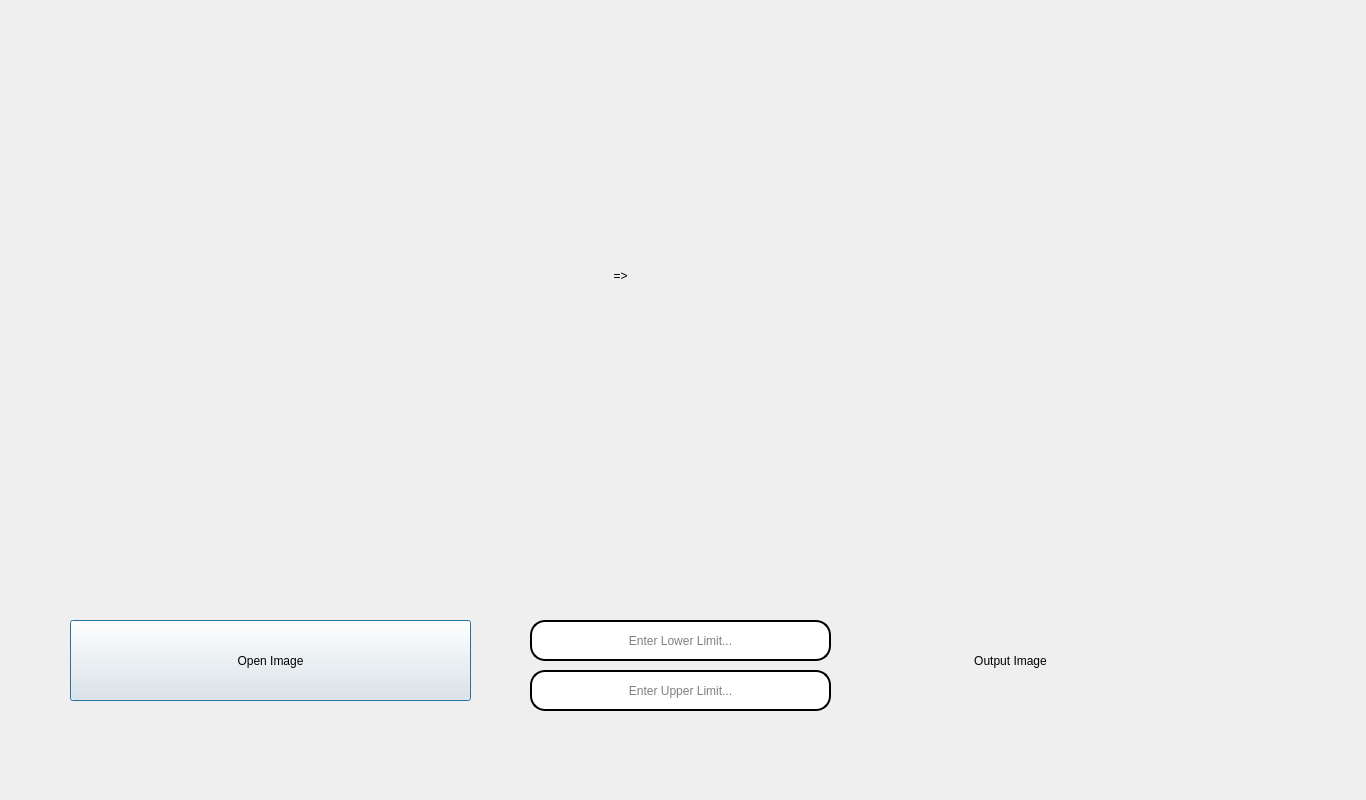
<?xml version="1.0" encoding="UTF-8"?>
<ui version="4.0">
 <class>Dialog_2</class>
 <widget class="QDialog" name="Dialog_2">
  <property name="geometry">
   <rect>
    <x>0</x>
    <y>0</y>
    <width>1366</width>
    <height>800</height>
   </rect>
  </property>
  <property name="windowTitle">
   <string>Dialog</string>
  </property>
  <widget class="QPushButton" name="Open_Image_Button">
   <property name="geometry">
    <rect>
     <x>70</x>
     <y>620</y>
     <width>401</width>
     <height>81</height>
    </rect>
   </property>
   <property name="text">
    <string>Open Image</string>
   </property>
  </widget>
  <widget class="QLabel" name="label_4">
   <property name="geometry">
    <rect>
     <x>870</x>
     <y>640</y>
     <width>281</width>
     <height>41</height>
    </rect>
   </property>
   <property name="styleSheet">
    <string notr="true">font: 16pt &quot;MS Shell Dlg 2&quot;;</string>
   </property>
   <property name="text">
    <string>Output Image</string>
   </property>
   <property name="alignment">
    <set>Qt::AlignCenter</set>
   </property>
  </widget>
  <widget class="QLabel" name="label_3">
   <property name="geometry">
    <rect>
     <x>590</x>
     <y>260</y>
     <width>61</width>
     <height>31</height>
    </rect>
   </property>
   <property name="styleSheet">
    <string notr="true">font: 22pt &quot;MS Shell Dlg 2&quot;;</string>
   </property>
   <property name="text">
    <string>=&gt;</string>
   </property>
   <property name="alignment">
    <set>Qt::AlignCenter</set>
   </property>
  </widget>
  <widget class="QLineEdit" name="lineEdit">
   <property name="geometry">
    <rect>
     <x>530</x>
     <y>620</y>
     <width>301</width>
     <height>41</height>
    </rect>
   </property>
   <property name="styleSheet">
    <string notr="true">border: 12px  solid rgb(0, 0, 0);
border-width: 2px;
font: 11.5pt &quot;MS Shell Dlg 2&quot;;
border-radius: 15px;
padding-left:20px;
padding-right:20px;</string>
   </property>
   <property name="text">
    <string/>
   </property>
   <property name="alignment">
    <set>Qt::AlignCenter</set>
   </property>
   <property name="placeholderText">
    <string>Enter Lower Limit...</string>
   </property>
  </widget>
  <widget class="QLabel" name="label_2">
   <property name="geometry">
    <rect>
     <x>690</x>
     <y>20</y>
     <width>571</width>
     <height>561</height>
    </rect>
   </property>
   <property name="text">
    <string/>
   </property>
   <property name="alignment">
    <set>Qt::AlignCenter</set>
   </property>
  </widget>
  <widget class="QLabel" name="label">
   <property name="geometry">
    <rect>
     <x>10</x>
     <y>20</y>
     <width>571</width>
     <height>561</height>
    </rect>
   </property>
   <property name="text">
    <string/>
   </property>
   <property name="alignment">
    <set>Qt::AlignCenter</set>
   </property>
  </widget>
  <widget class="QLabel" name="label_5">
   <property name="geometry">
    <rect>
     <x>410</x>
     <y>730</y>
     <width>581</width>
     <height>41</height>
    </rect>
   </property>
   <property name="styleSheet">
    <string notr="true">color: rgb(255, 0, 0);</string>
   </property>
   <property name="text">
    <string/>
   </property>
  </widget>
  <widget class="QLineEdit" name="lineEdit_2">
   <property name="geometry">
    <rect>
     <x>530</x>
     <y>670</y>
     <width>301</width>
     <height>41</height>
    </rect>
   </property>
   <property name="styleSheet">
    <string notr="true">border: 12px  solid rgb(0, 0, 0);
border-width: 2px;
font: 11.5pt &quot;MS Shell Dlg 2&quot;;
border-radius: 15px;
padding-left:20px;
padding-right:20px;</string>
   </property>
   <property name="text">
    <string/>
   </property>
   <property name="alignment">
    <set>Qt::AlignCenter</set>
   </property>
   <property name="placeholderText">
    <string>Enter Upper Limit...</string>
   </property>
  </widget>
 </widget>
 <resources/>
 <connections/>
</ui>
